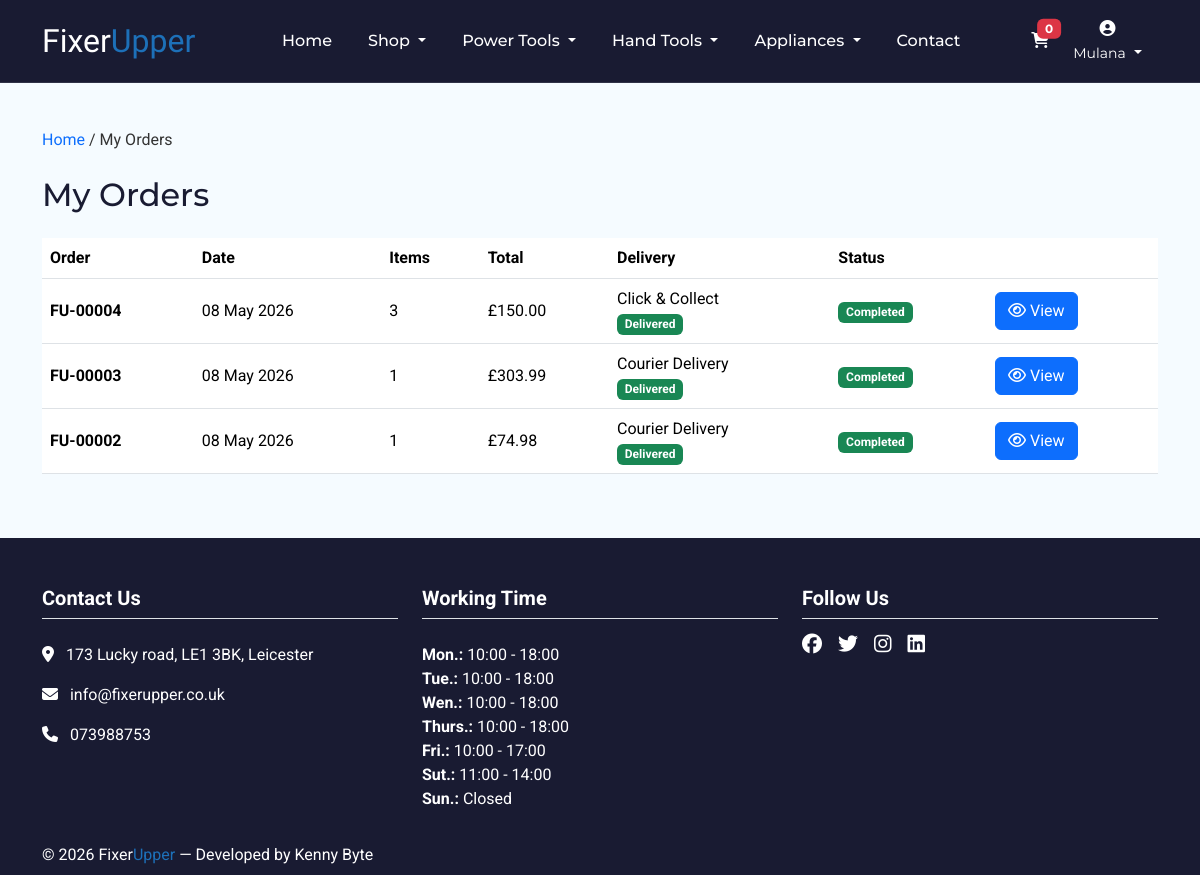
The page /myOrders.php (signed in) on the database its author committed.
### tables this page shows
CREATE TABLE `categories` (
  `id` int(11) NOT NULL,
  `parent` int(11) NOT NULL,
  `category` varchar(255) NOT NULL,
  `active` tinyint(1) NOT NULL DEFAULT 0
);

CREATE TABLE `delivery` (
  `id` int(11) NOT NULL,
  `orderID` int(11) NOT NULL,
  `addressID` int(11) NOT NULL,
  `methodID` int(11) NOT NULL,
  `status` enum('shipped','delivered','failed') DEFAULT NULL,
  `shipped_at` datetime DEFAULT NULL,
  `delivered_at` datetime DEFAULT NULL
);

CREATE TABLE `orders` (
  `id` int(11) NOT NULL,
  `userID` int(11) NOT NULL,
  `deliveryID` int(11) DEFAULT NULL,
  `peymentMethodID` int(11) NOT NULL,
  `status` enum('pending','paid','shipped','completed','cancelled') NOT NULL DEFAULT 'pending',
  `totalItems` double NOT NULL,
  `deliveryPrice` double NOT NULL,
  `total` double NOT NULL,
  `created_at` datetime NOT NULL DEFAULT current_timestamp()
);

CREATE TABLE `delivery_method` (
  `id` int(11) NOT NULL,
  `title` varchar(255) NOT NULL,
  `price` double NOT NULL,
  `active` tinyint(1) NOT NULL DEFAULT 0
);

### myOrders.php (the view, shortened to what this page needs)
<?php
    require_once __DIR__ . '/includes/init.php';
    $stmt = $conn->prepare("
        SELECT
            o.id,
            o.status,
            o.total,
            o.totalItems,
            o.created_at,
            dm.title AS delivery_method,
            d.status AS delivery_status
        FROM orders o
        LEFT JOIN delivery d ON d.id = o.deliveryID
        LEFT JOIN delivery_method dm ON dm.id = d.methodID
        WHERE o.userID = ?
        ORDER BY o.created_at DESC
    ");
    $stmt->bind_param("i", $_SESSION['customer_id']);
    $stmt->execute();
    $orders = $stmt->get_result();
    include('./includes/header.php');
?>
<section class="py-5">
    <div class="container">
        <nav class="breadcrumbs mb-4">
            <a href="index.php">Home</a> / <span>My Orders</span>
        </nav>
        <h1 class="mb-4">My Orders</h1>
        <?php if ($orders->num_rows === 0): ?>
            <div class="card p-5 text-center">
                <p class="text-muted mb-3">You have no orders yet.</p>
                <a href="index.php" class="btn-cta">Start Shopping</a>
            </div>
        <?php else: ?>
            <div class="table-responsive">
                <table class="table table-hover align-middle">
                    <thead>
                        <tr>
                            <th>Order</th>
                            <th>Date</th>
                            <th>Items</th>
                            <th>Total</th>
                            <th>Delivery</th>
                            <th>Status</th>
                            <th></th>
                        </tr>
                    </thead>
                    <tbody>
                        <?php while ($order = $orders->fetch_assoc()): ?>
                            <tr>
                                <td><strong><?= orderNumber($order['id']) ?></strong></td>
                                <td><?= date('d M Y', strtotime($order['created_at'])) ?></td>
                                <td><?= $order['totalItems'] ?></td>
                                <td>£<?= number_format($order['total'], 2) ?></td>
                                <td>
                                    <?= htmlspecialchars($order['delivery_method'] ?? '—') ?>
                                    <?php if ($order['delivery_status']): ?>
                                        <br><?= deliveryStatusBadge($order['delivery_status']) ?>
                                    <?php endif; ?>
                                </td>
                                <td><?= orderStatusBadge($order['status']) ?></td>
                                <td>
                                    <a href="myOrder.php?id=<?= $order['id'] ?>" class="btn btn-primary">
                                        <i class="fa-regular fa-eye"></i> View
                                    </a>
                                </td>
                            </tr>
                        <?php endwhile; ?>
                    </tbody>
                </table>
            </div>
        <?php endif; ?>
    </div>
</section>
<?php include('includes/footer.php'); ?>

### includes/header.php (shortened to what this page needs)
<!DOCTYPE html>
<html lang="en">
<head>
  <link href="https://cdn.jsdelivr.net/npm/bootstrap-icons@1.10.5/font/bootstrap-icons.css" rel="stylesheet">
  <link rel="stylesheet" href="https://cdnjs.cloudflare.com/ajax/libs/font-awesome/6.5.0/css/all.min.css">
  <link href="https://cdn.jsdelivr.net/npm/bootstrap@5.3.2/dist/css/bootstrap.min.css" rel="stylesheet">
  <link rel="stylesheet" href="./css/style.css">
</head>
<body>
  <?php
    $cartCount = 0;
  ?>
  <header>
    <nav class="navbar navbar-expand-lg navbar-dark fixed-top custom-navbar">
      <div class="container d-flex align-items-center justify-content-between">
        <a class="navbar-brand" href="index.php">
          Fixer<span class="logo-accent">Upper</span>
        </a>
        <div class="d-flex align-items-center order-lg-3">
          <a class="nav-link me-4 position-relative" href="cart.php">
            <i class="fa-solid fa-cart-shopping"></i>
            <span id="cartCount" class="badge bg-danger position-absolute top-0 start-100 translate-middle"> <?= $cartCount ?> </span>
          </a>
          <?php if (!isCustomer()): ?>
            <a class="nav-link text-center me-2" href="auth.php">
              <i class="fa-solid fa-user"></i> <small>Login</small>
            </a>
          <?php else: ?>
            <div class="dropdown text-center me-3">
              <a class="nav-link dropdown-toggle" href="#" data-bs-toggle="dropdown">
                <i class="fa-solid fa-user-circle"></i><br>
                <small><?= htmlspecialchars($_SESSION['customer_name']) ?></small>
              </a>
            </div>
          <?php endif; ?>
        </div>
        <div class="collapse navbar-collapse order-lg-2" id="mainNav">
          <ul class="navbar-nav mx-auto align-items-center">
            <li class="nav-item">
              <a class="nav-link" href="index.php">Home</a>
            </li>
            <li class="nav-item dropdown position-static">
              <a class="nav-link dropdown-toggle" href="#" data-bs-toggle="dropdown">
                Shop
              </a>
            </li>
            <?php
            $cats = $conn->query("SELECT * FROM categories WHERE parent = 0 AND active = 1");
            while ($cat = $cats->fetch_assoc()):
            ?>
              <li class="nav-item dropdown position-static">
                <a class="nav-link dropdown-toggle" href="#" data-bs-toggle="dropdown">
                  <?= htmlspecialchars($cat['category']) ?>
                </a>
              </li>
            <?php endwhile; ?>
            <li class="nav-item">
              <a class="nav-link" href="contact.php">Contact</a>
            </li>
          </ul>
        </div>
      </div>
    </nav>
  </header>

### includes/functions.php (shortened to what this page needs)
<?php
    function isCustomer() {
        return isset($_SESSION['customer_id']) && isset($_SESSION['customer_role']) && $_SESSION['customer_role'] === 0;
    }
    function orderNumber(int $id): string {
        return 'FU-' . str_pad($id, 5, '0', STR_PAD_LEFT);
    }
    function orderStatusBadge(string $status): string {
        $class = match($status) {
            'pending'   => 'bg-warning text-dark',
            'shipped'   => 'bg-info text-dark',
            'completed' => 'bg-success',
            'cancelled' => 'bg-danger',
            default     => 'bg-secondary'
        };
        return "<span class=\"badge {$class}\">" . ucfirst($status) . "</span>";
    }
    function deliveryStatusBadge(?string $status): string {
        $class = match($status) {
            'shipped'   => 'bg-info text-dark',
            'delivered' => 'bg-success',
            'failed'    => 'bg-danger',
            default     => 'bg-secondary'
        };
        return "<span class=\"badge {$class}\">" . ucfirst($status) . "</span>";
    }

### css/style.css (style rules this page uses)
:root { --navbar-height: 80px; --color-dark: #191b32; --color-accent: #1d70b8; --color-cta: #3FB6D1; --color-cta-hover: #2C9FBB; --color-text: #333; --color-bg: #F5FBFF; --color-white: #ffffff; --color-border: #eee; --color-star: #f5a623; }
body { font-family: 'Roboto', sans-serif; margin: 0; padding: 0; background: var(--color-bg); color: var(--color-text); padding-top: var(--navbar-height); min-height: 100vh; display: flex; flex-direction: column; }
h1, h2, h3 { font-family: 'Montserrat', sans-serif; color: var(--color-dark); }
h1 { font-size: 32px; }
a { text-decoration: none; }
.navbar, .custom-navbar { background: var(--color-dark); padding: 12px 0; font-family: 'Montserrat', sans-serif; border-bottom: 1px solid rgba(255,255,255,0.1); }
.navbar-brand { font-family: "Exo 2", sans-serif; font-size: 32px; }
.logo-accent { color: var(--color-accent); }
.navbar-nav .nav-link { margin: 0 10px; font-weight: 500; }
.nav-link, .nav-link i, .nav-link small { color: var(--color-white) !important; }

### rows shown on the page
categories: category "Power Tools"
categories: category "Hand Tools"
categories: category "Appliances"
delivery: orderID "FU-00004", orderID.created_at "08 May 2026", orderID.totalItems "3", orderID.total "150.00", methodID.title "Click & Collect", status "Delivered", orderID.status "Completed"
delivery: orderID "FU-00003", orderID.created_at "08 May 2026", orderID.totalItems "1", orderID.total "303.99", methodID.title "Courier Delivery", status "Delivered", orderID.status "Completed"
delivery: orderID "FU-00002", orderID.created_at "08 May 2026", orderID.totalItems "1", orderID.total "74.98", methodID.title "Courier Delivery", status "Delivered", orderID.status "Completed"

### other values the page prints
$cartCount "0"
$_SESSION['customer_name'] "Mulana"
